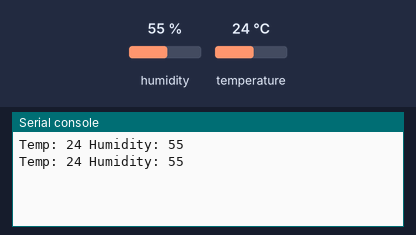
A program run on a simulated ESP32 board running MicroPython. Shown: the last lines printed to the serial console. The test bench sets the inputs (shaded band); at power-on: humidity 55 %, temperature 24 °C.

Above: at 1.2 s.
1.3 s: humidity set to 22 %
At 2.6 s:
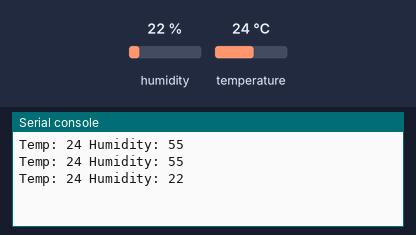
2.8 s: temperature set to 12 °C
At 3.8 s:
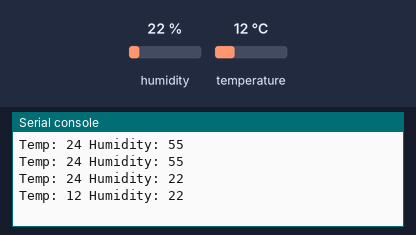
4.3 s: humidity set to 40 %
At 5.8 s:
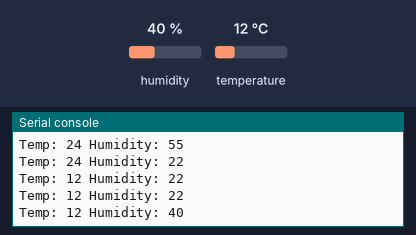
Timing chart, 0 to 7.3 s (numbered marks = the images above; inputs shaded):
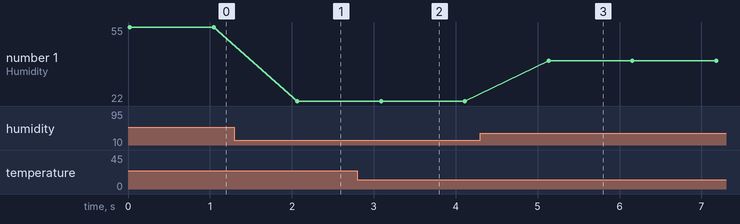

The program:

TempNHumidity.py
```python
from machine import Pin
import dht
import time


sensor_data = dht.DHT11(Pin(14))

def call_dht():
    sensor_data.measure()
    temp = sensor_data.temperature()
    hum = sensor_data.humidity()
    print("Temp:", temp, "Humidity:", hum)

while True:
    call_dht()
    time.sleep(1)
```

Measured:
- after the input at 1.3 s, the serial console: prints a new line after 0.77 s (image 1)
- after the input at 2.8 s, the serial console: prints a new line after 0.29 s (image 2)
- after the input at 4.3 s, the serial console: prints a new line after 0.84 s (image 3)
- plotted number 1: 55 → 22 after the input at 1.3 s, 22 → 40 after the input at 4.3 s
